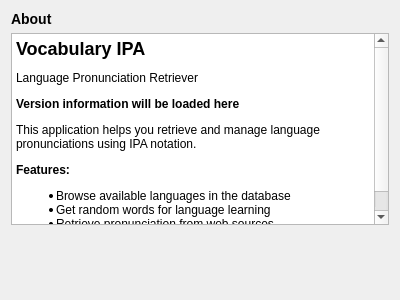
<?xml version="1.0" encoding="UTF-8"?>
<ui version="4.0">
 <class>Form</class>
 <widget class="QWidget" name="Form">
  <property name="geometry">
   <rect>
    <x>0</x>
    <y>0</y>
    <width>400</width>
    <height>300</height>
   </rect>
  </property>
  <property name="windowTitle">
   <string>Form</string>
  </property>
  <layout class="QVBoxLayout" name="verticalLayout_6">
   <item>
    <widget class="QLabel" name="aboutTitleLabel">
     <property name="text">
      <string>About</string>
     </property>
     <property name="styleSheet">
      <string>font-weight: bold; font-size: 14px;</string>
     </property>
    </widget>
   </item>
   <item>
    <widget class="QTextEdit" name="aboutDisplay">
     <property name="readOnly">
      <bool>true</bool>
     </property>
     <property name="html">
      <string>&lt;h2&gt;Vocabulary IPA&lt;/h2&gt;
&lt;p&gt;Language Pronunciation Retriever&lt;/p&gt;
&lt;p&gt;&lt;b&gt;Version information will be loaded here&lt;/b&gt;&lt;/p&gt;
&lt;p&gt;This application helps you retrieve and manage language pronunciations using IPA notation.&lt;/p&gt;
&lt;p&gt;&lt;b&gt;Features:&lt;/b&gt;&lt;/p&gt;
&lt;ul&gt;
&lt;li&gt;Browse available languages in the database&lt;/li&gt;
&lt;li&gt;Get random words for language learning&lt;/li&gt;
&lt;li&gt;Retrieve pronunciation from web sources&lt;/li&gt;
&lt;li&gt;Analyze language data statistics&lt;/li&gt;
&lt;/ul&gt;</string>
     </property>
    </widget>
   </item>
   <item>
    <spacer name="verticalSpacer">
     <property name="orientation">
      <enum>Qt::Vertical</enum>
     </property>
     <property name="sizeHint" stdset="0">
      <size>
       <width>20</width>
       <height>40</height>
      </size>
     </property>
    </spacer>
   </item>
  </layout>
 </widget>
 <resources/>
 <connections/>
</ui>
